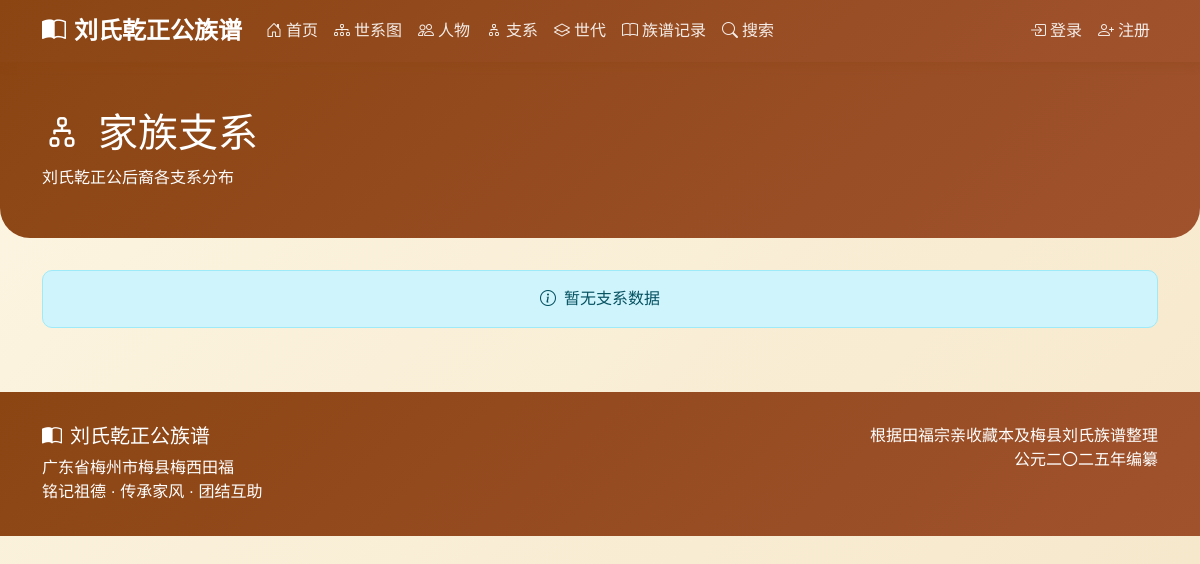
Page /branches/ on the earlier database version.
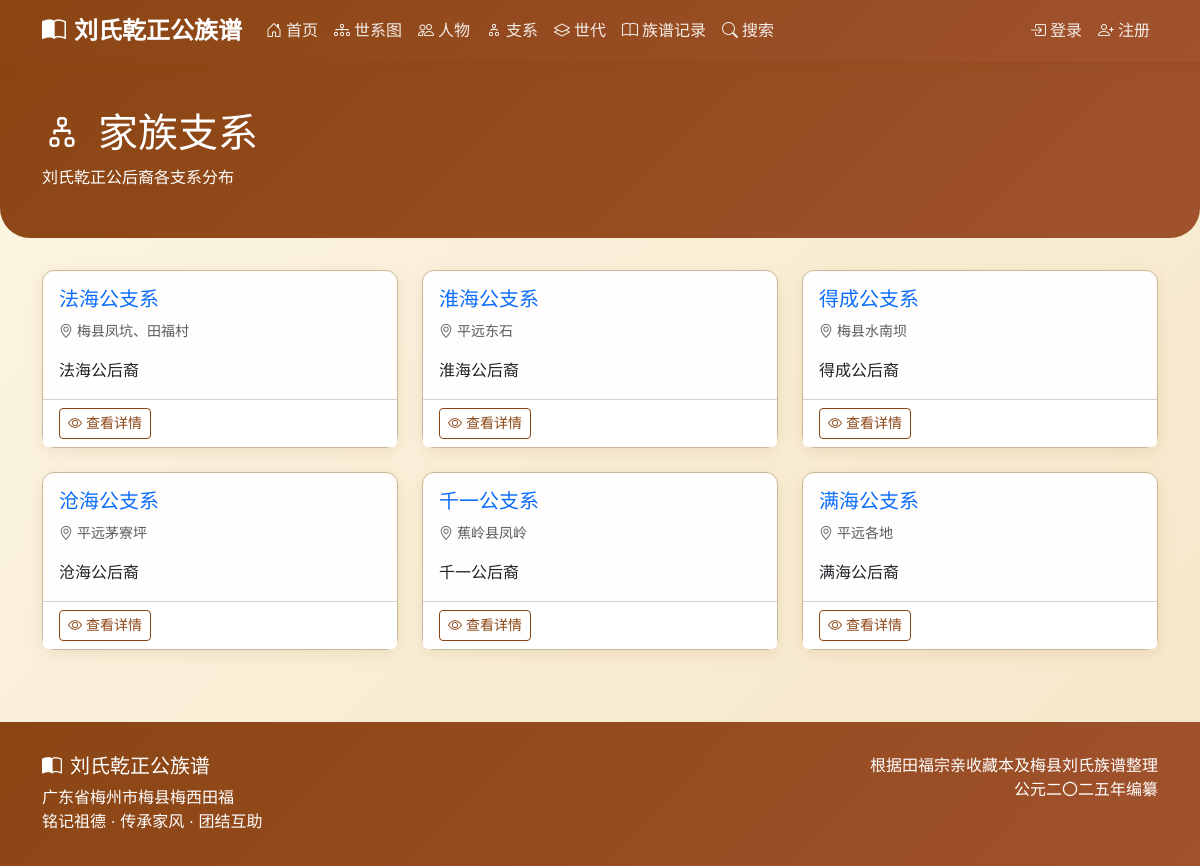
Same page on the later database version.
### genealogy/models.py (models this page shows, shortened)
class Branch(models.Model):
    name = models.CharField(max_length=100, verbose_name='支系名称')
    founder = models.ForeignKey(
        'Person',
        on_delete=models.SET_NULL,
        null=True,
        blank=True,
        related_name='founded_branch',
        verbose_name='开基祖'
    )
    description = models.TextField(blank=True, verbose_name='描述')
    location = models.CharField(max_length=200, blank=True, verbose_name='分布地区')
    class Meta:
        verbose_name = '支系'
        verbose_name_plural = '支系'
    def get_absolute_url(self):
        from django.urls import reverse
        return reverse('genealogy:branch_detail', kwargs={'pk': self.pk})

### genealogy/views.py (the view)
# urls.py: path('branches/', views.BranchListView.as_view(), name='branch_list'),
class BranchListView(ListView):
    model = Branch
    template_name = 'genealogy/branch_list.html'
    context_object_name = 'branches'

### templates/genealogy/branch_list.html (shortened to what this page needs)
{% extends 'base.html' %}
{% block content %}
<div class="page-header">
    <div class="container">
        <h1 class="serif"><i class="bi bi-diagram-2 me-3"></i>家族支系</h1>
        <p class="mb-0">刘氏乾正公后裔各支系分布</p>
    </div>
</div>
<div class="container">
    <div class="row">
        {% for branch in branches %}
        <div class="col-md-6 col-lg-4 mb-4">
            <div class="card h-100">
                <div class="card-body">
                    <h5 class="card-title serif">
                        <a href="{{ branch.get_absolute_url }}" class="text-decoration-none">
                            {{ branch.name }}
                        </a>
                    </h5>
                    {% if branch.location %}
                    <p class="card-text">
                        <small class="text-muted">
                            <i class="bi bi-geo-alt me-1"></i>{{ branch.location }}
                        </small>
                    </p>
                    {% endif %}
                    {% if branch.description %}
                    <p class="card-text">{{ branch.description|truncatewords:30 }}</p>
                    {% endif %}
                </div>
                <div class="card-footer bg-white">
                    <a href="{{ branch.get_absolute_url }}" class="btn btn-sm btn-outline-primary">
                        <i class="bi bi-eye me-1"></i>查看详情
                    </a>
                </div>
            </div>
        </div>
        {% empty %}
        <div class="col-12">
            <div class="alert alert-info text-center">
                <i class="bi bi-info-circle me-2"></i>暂无支系数据
            </div>
        </div>
        {% endfor %}
    </div>
</div>
{% endblock %}

### templates/base.html (shortened to what this page needs)
<!DOCTYPE html>
<html lang="zh-CN">
<head>
    <link href="https://cdn.jsdelivr.net/npm/bootstrap@5.3.2/dist/css/bootstrap.min.css" rel="stylesheet">
    <link href="https://cdn.jsdelivr.net/npm/bootstrap-icons@1.11.1/font/bootstrap-icons.css" rel="stylesheet">
</head>
<body>
    <nav class="navbar navbar-expand-lg navbar-dark">
        <div class="container">
            <a class="navbar-brand" href="{% url 'genealogy:home' %}">
                <i class="bi bi-book-half me-2"></i>刘氏乾正公族谱
            </a>
            <div class="collapse navbar-collapse" id="navbarNav">
                <ul class="navbar-nav me-auto">
                    <li class="nav-item">
                        <a class="nav-link" href="{% url 'genealogy:home' %}">
                            <i class="bi bi-house-door me-1"></i>首页
                        </a>
                    </li>
                    <li class="nav-item">
                        <a class="nav-link" href="{% url 'genealogy:tree' %}">
                            <i class="bi bi-diagram-3 me-1"></i>世系图
                        </a>
                    </li>
                    <li class="nav-item">
                        <a class="nav-link" href="{% url 'genealogy:person_list' %}">
                            <i class="bi bi-people me-1"></i>人物
                        </a>
                    </li>
                    <li class="nav-item">
                        <a class="nav-link" href="{% url 'genealogy:branch_list' %}">
                            <i class="bi bi-diagram-2 me-1"></i>支系
                        </a>
                    </li>
                    <li class="nav-item">
                        <a class="nav-link" href="{% url 'genealogy:generation_list' %}">
                            <i class="bi bi-layers me-1"></i>世代
                        </a>
                    </li>
                    <li class="nav-item">
                        <a class="nav-link" href="{% url 'genealogy:record_list' %}">
                            <i class="bi bi-book me-1"></i>族谱记录
                        </a>
                    </li>
                    <li class="nav-item">
                        <a class="nav-link" href="{% url 'genealogy:search' %}">
                            <i class="bi bi-search me-1"></i>搜索
                        </a>
                    </li>
                </ul>
                <ul class="navbar-nav">
                    {% if user.is_authenticated %}
                    <li class="nav-item dropdown">
                        <a class="nav-link dropdown-toggle" href="#" data-bs-toggle="dropdown">
                            <i class="bi bi-person-circle me-1"></i>{{ user.username }}
                        </a>
                        <ul class="dropdown-menu dropdown-menu-end">
                            <li><a class="dropdown-item" href="{% url 'genealogy:profile' %}">
                                <i class="bi bi-person me-2"></i>个人资料
                            </a></li>
                            <li><a class="dropdown-item" href="{% url 'genealogy:password_change' %}">
                                <i class="bi bi-key me-2"></i>修改密码
                            </a></li>
                            {% if user.is_staff %}
                            <li><hr class="dropdown-divider"></li>
                            <li><a class="dropdown-item" href="/admin/">
                                <i class="bi bi-gear me-2"></i>管理后台
                            </a></li>
                            {% endif %}
                            <li><hr class="dropdown-divider"></li>
                            <li><a class="dropdown-item" href="{% url 'genealogy:logout' %}">
                                <i class="bi bi-box-arrow-right me-2"></i>退出登录
                            </a></li>
                        </ul>
                    </li>
                    {% else %}
                    <li class="nav-item">
                        <a class="nav-link" href="{% url 'genealogy:login' %}">
                            <i class="bi bi-box-arrow-in-right me-1"></i>登录
                        </a>
                    </li>
                    <li class="nav-item">
                        <a class="nav-link" href="{% url 'genealogy:register' %}">
                            <i class="bi bi-person-plus me-1"></i>注册
                        </a>
                    </li>
                    {% endif %}
                </ul>
            </div>
        </div>
    </nav>
    {% block content %}{% endblock %}
    <footer class="footer">
        <div class="container">
            <div class="row">
                <div class="col-md-6">
                    <h5 class="serif"><i class="bi bi-book-half me-2"></i>刘氏乾正公族谱</h5>
                    <p class="mb-0">广东省梅州市梅县梅西田福</p>
                    <p class="mb-0">铭记祖德 · 传承家风 · 团结互助</p>
                </div>
                <div class="col-md-6 text-md-end">
                    <p class="mb-0">根据田福宗亲收藏本及梅县刘氏族谱整理</p>
                    <p class="mb-0">公元二〇二五年编纂</p>
                </div>
            </div>
        </div>
    </footer>
</body>
</html>

### templates/base.html (style rules this page uses)
:root { --primary-color: #8B4513; --secondary-color: #A0522D; --accent-color: #CD853F; --light-bg: #FDF6E3; --dark-text: #3D2914; --border-color: #C9B896; }
body { font-family: 'Noto Sans SC', sans-serif; background: linear-gradient(135deg, #FDF6E3 0%, #F5E6C8 100%); min-height: 100vh; color: var(--dark-text); }
h1, h2, h3, h4, h5, h6, .serif { font-family: 'Noto Serif SC', serif; }
.navbar { background: linear-gradient(135deg, var(--primary-color) 0%, var(--secondary-color) 100%); box-shadow: 0 2px 10px rgba(139, 69, 19, 0.3); }
.navbar-brand { font-family: 'Noto Serif SC', serif; font-size: 1.5rem; font-weight: 700; }
.nav-link { color: rgba(255,255,255,0.9) !important; transition: all 0.3s; }
.card { background: rgba(255, 255, 255, 0.95); border: 1px solid var(--border-color); border-radius: 12px; box-shadow: 0 4px 15px rgba(139, 69, 19, 0.1); transition: all 0.3s; }
.btn-outline-primary { color: var(--primary-color); border-color: var(--primary-color); }
.page-header { background: linear-gradient(135deg, var(--primary-color) 0%, var(--secondary-color) 100%); color: white; padding: 3rem 0; margin-bottom: 2rem; border-radius: 0 0 30px 30px; }
.footer { background: linear-gradient(135deg, var(--primary-color) 0%, var(--secondary-color) 100%); color: white; padding: 2rem 0; margin-top: 3rem; }

Differences in the rows shown:
added Branch: name "法海公支系", location "梅县凤坑、田福村", description "法海公后裔"
added Branch: name "淮海公支系", location "平远东石", description "淮海公后裔"
added Branch: name "得成公支系", location "梅县水南坝", description "得成公后裔"
added Branch: name "沧海公支系", location "平远茅寮坪", description "沧海公后裔"
added Branch: name "千一公支系", location "蕉岭县凤岭", description "千一公后裔"
added Branch: name "满海公支系", location "平远各地", description "满海公后裔"
Other differences:
text no longer shown: "暂无支系数据"
